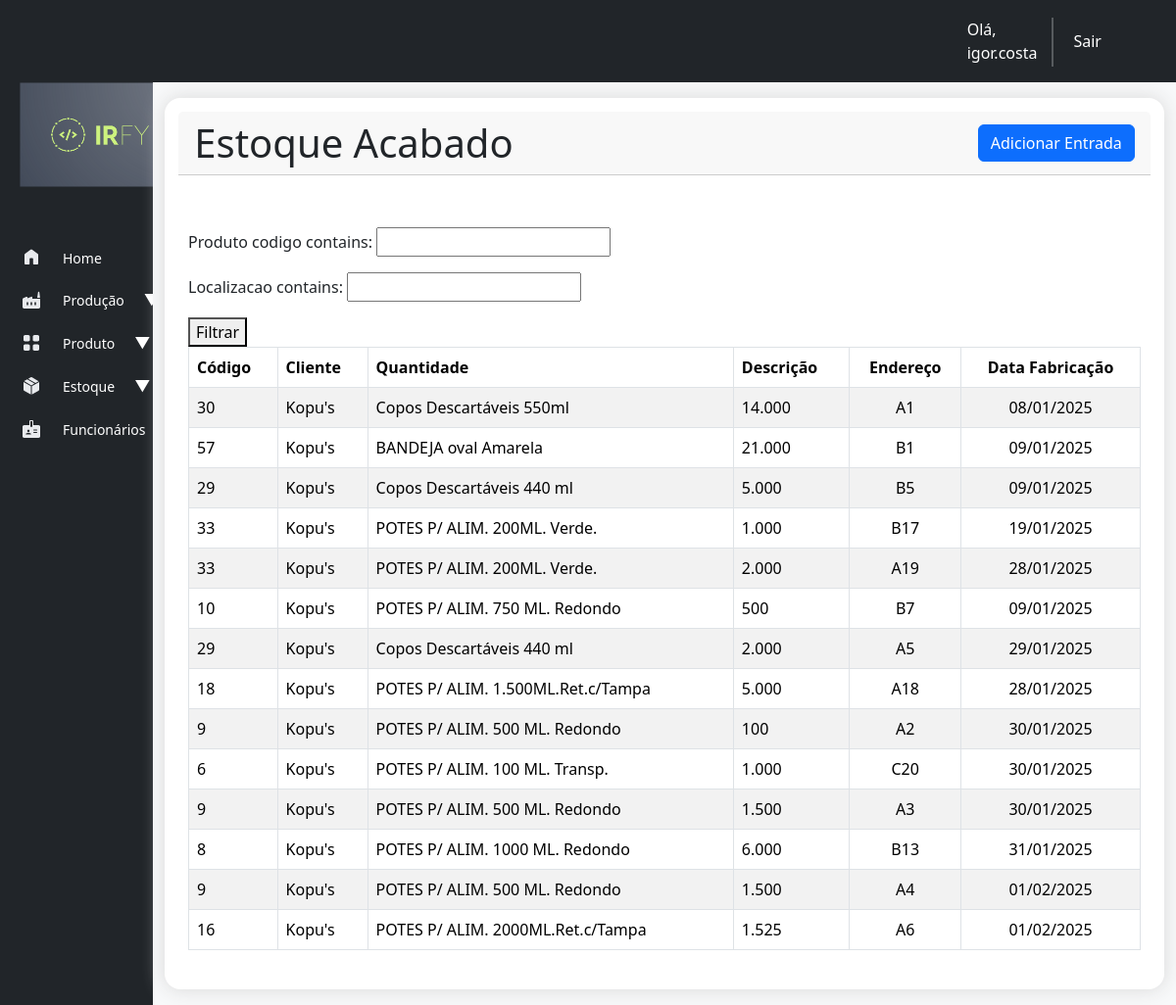
Page /estoque/list-produto-acabado (signed in) on the earlier database version.
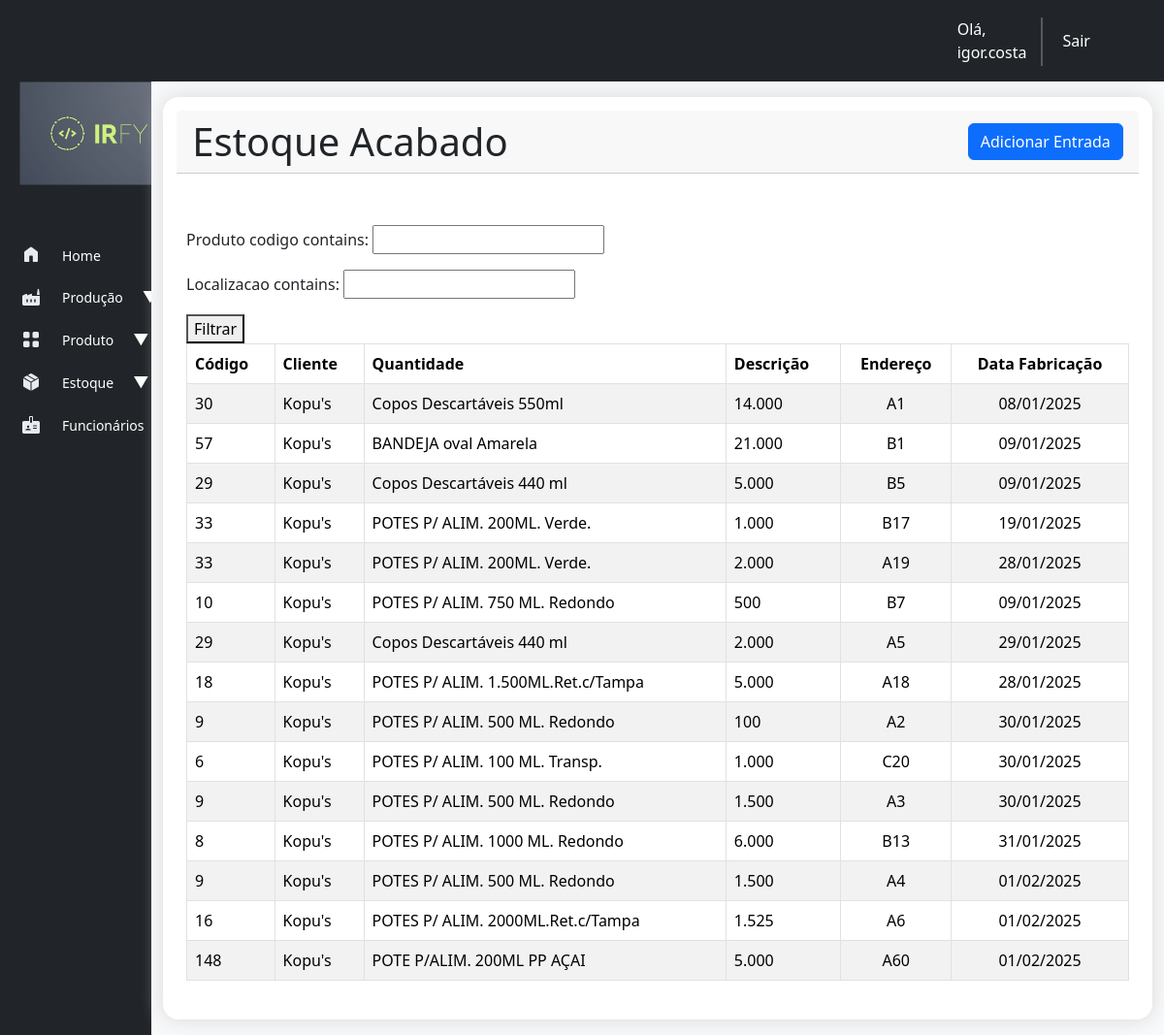
Same page on the later database version.
### estoque/models.py (models this page shows, shortened)
class ProdutoAcabado(models.Model):
    produto = models.ForeignKey(Produto, on_delete=models.CASCADE)
    quantidade = models.PositiveBigIntegerField(default=0)
    data_entrada = models.DateField(auto_now_add=True)
    localizacao = models.CharField(max_length=5, null=True)
    peso_liq_caixa = models.DecimalField(max_digits=5, decimal_places=3, blank=True, null=True)
    peso_brt_caixa = models.DecimalField(max_digits=5, decimal_places=3, blank=True, null=True)
    cartucho = models.CharField(max_length=8)
    qtd_total_caixa = models.IntegerField(default=0, null=True)
    codigo_barra = models.CharField(max_length=13, blank=True, null=True)
    codigo_barra_pct = models.CharField(max_length=13, blank=True, null=True)
    lote = models.CharField(max_length=10, null=True)
    data_fabricacao = models.DateField(null=True)
    tipo = models.CharField(max_length=15,choices=[('acabado', 'Acabado'), ('intermediario', 'Intermediario')])
    class Meta:
        verbose_name_plural = "Produtos Acabados"

### cadastro/models.py (models this page shows, shortened)
class Produto(models.Model):
    TIPO_PRODUTO = [
        ('TAMPA', 'Tampa'),
        ('COPO', 'Copo'),
        ('POTE', 'Pote'),
        ('BANDEJA', 'Bandeja'),
        ('PRATO', 'Prato'),
        ('KIT POTE', 'Kit Pote'),
    ]
    STATUS_PRODUTO = [
        ('ativo', 'Ativo'),
        ('inativo', 'Inativo'),
    ]
    cliente = models.ForeignKey(Cliente, on_delete=models.CASCADE)
    tipo = models.CharField(max_length=10, choices=TIPO_PRODUTO, null=True)
    codigo = models.CharField(max_length=50, unique=True)
    descricao = models.TextField(blank=True, null=True)
    material = models.CharField(max_length=100, null=True, blank=True)
    peso = models.DecimalField(max_digits=10, decimal_places=2, null=True)
    volume = models.IntegerField(null=True)
    cor = models.CharField(max_length=50, null=True, blank=True)
    status = models.CharField(max_length=7, choices=STATUS_PRODUTO, default="ativo", null=True)

class Cliente(models.Model):
    TIPOS_CLIENTE = [
        ('pf', 'Pessoa Física'),
        ('pj', 'Pessoa Jurídica'),
    ]
    nome_cliente = models.CharField(max_length=255)
    tipo_cliente = models.CharField(max_length=2, choices=TIPOS_CLIENTE, default='pf')
    cpf_cnpj = models.CharField(max_length=18, unique=True)
    email = models.EmailField(max_length=254)
    telefone = models.CharField(max_length=20, blank=True, null=True)
    endereco = models.TextField()
    data_cadastro = models.DateTimeField(auto_now_add=True)
    def __str__(self):
        return self.nome_cliente

### estoque/views.py (the view)
# urls.py: path('list-produto-acabado', views.list_produto_acabado, name='list-produto-acabado'),
@login_required
def list_produto_acabado(request,):
    produto_acabado = ProdutoAcabado.objects.order_by('data_entrada').filter(tipo="acabado")
    ultima_movimentacao = MovimentoEstoqueAcabado.objects.order_by('data_mov').last()
    filter_produto_acabado = FilterProdutoAcabado(request.GET, queryset=produto_acabado)
    context = {'produto_acabado': filter_produto_acabado.qs, 'ultima_movimentacao': ultima_movimentacao, 'filter_produto_acabado': filter_produto_acabado}
    return render(request, 'estoque_acabado/list-produto-acabado.html', context)

### estoque/templates/estoque_acabado/list-produto-acabado.html (shortened to what this page needs)
{% extends "base.html" %}
{% load static %}
{% load humanize %}
{% block header %}
    <div class="card-header d-flex justify-content-between">
      <div>
          <h2 class="display-6 mb-0">Estoque Acabado</h2>
      </div>
      <div style="align-content: center;">
        {% block buttons %}
          <div class="d-grid gap-2">
            <a href="{% url 'entrada_estoque' %}"><button type="button" class="btn btn-primary">Adicionar Entrada</button></a>
          </div>
        {% endblock buttons %}
      </div>
  </div>
{% endblock header %}
{% block content %}
<form method="GET">
  {{ filter_produto_acabado.form.as_p }}
  <button type="submit">Filtrar</button>
</form>
<table class="table table-striped table-hover table-bordered">
  <thead>
    <tr>
      <th scope="col">Código</th>
      <th scope="col">Cliente</th>
      <th scope="col">Quantidade</th>
      <th scope="col">Descrição</th>
      <th style="text-align: center;" scope="col">Endereço</th>
      <th style="text-align: center;" scope="col">Data Fabricação</th>
    </tr>
  </thead>
  <tbody class="table">
    {% for pa in produto_acabado %}
      <tr onclick="window.location.href='{% url 'produto_acabado' pa.id  %}'">
        <td scope="row">{{ pa.produto.codigo }}</td>
        <td>{{ pa.produto.cliente }}</td>
        <td>{{ pa.produto.descricao }}</td>
        <td>{{ pa.quantidade | intcomma }}</td>
        <td style="text-align: center;">{{ pa.localizacao }}</td>
        <td style="text-align: center;">{{ pa.data_fabricacao | date:'d/m/Y' }}</td>
      </tr>
    {% empty %}
      Não há pedidos.
    {% endfor %}
  </tbody>
</table>
{% endblock content %}

Differences in the rows shown:
added ProdutoAcabado: produto.codigo "148", produto.cliente "Kopu's", produto.descricao "POTE P/ALIM. 200ML PP AÇAI", quantidade "5.000", localizacao "A60", data_fabricacao "01/02/2025"
